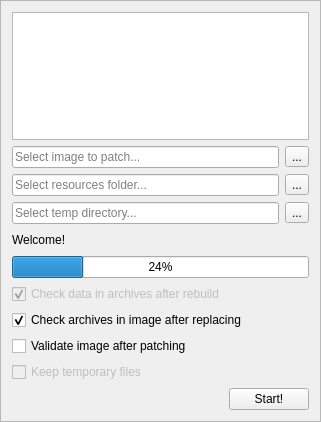
<?xml version="1.0" encoding="UTF-8"?>
<ui version="4.0">
 <class>MainFrame</class>
 <widget class="QFrame" name="MainFrame">
  <property name="geometry">
   <rect>
    <x>0</x>
    <y>0</y>
    <width>321</width>
    <height>422</height>
   </rect>
  </property>
  <property name="windowTitle">
   <string>Shattered Memories Work Patcher</string>
  </property>
  <property name="frameShape">
   <enum>QFrame::StyledPanel</enum>
  </property>
  <property name="frameShadow">
   <enum>QFrame::Raised</enum>
  </property>
  <layout class="QVBoxLayout" name="verticalLayout">
   <item>
    <widget class="QListWidget" name="actionList">
     <property name="toolTip">
      <string>PAKs to patch.</string>
     </property>
    </widget>
   </item>
   <item>
    <layout class="QHBoxLayout" name="horizontalLayout">
     <item>
      <widget class="QLineEdit" name="imagePath">
       <property name="toolTip">
        <string>Path to image file.</string>
       </property>
       <property name="placeholderText">
        <string>Select image to patch...</string>
       </property>
      </widget>
     </item>
     <item>
      <widget class="QToolButton" name="selectImageButton">
       <property name="text">
        <string>...</string>
       </property>
      </widget>
     </item>
    </layout>
   </item>
   <item>
    <layout class="QHBoxLayout" name="horizontalLayout_2">
     <item>
      <widget class="QLineEdit" name="dataPath">
       <property name="toolTip">
        <string>Path to resources folder.</string>
       </property>
       <property name="placeholderText">
        <string>Select resources folder...</string>
       </property>
      </widget>
     </item>
     <item>
      <widget class="QToolButton" name="selectDataPathButton">
       <property name="text">
        <string>...</string>
       </property>
      </widget>
     </item>
    </layout>
   </item>
   <item>
    <layout class="QHBoxLayout" name="horizontalLayout_4">
     <item>
      <widget class="QLineEdit" name="tempPath">
       <property name="placeholderText">
        <string>Select temp directory...</string>
       </property>
      </widget>
     </item>
     <item>
      <widget class="QToolButton" name="selectTempPathButton">
       <property name="text">
        <string>...</string>
       </property>
      </widget>
     </item>
    </layout>
   </item>
   <item>
    <layout class="QHBoxLayout" name="horizontalLayout_5">
     <item>
      <widget class="QLabel" name="statusLabel">
       <property name="text">
        <string>Welcome!</string>
       </property>
      </widget>
     </item>
     <item>
      <spacer name="horizontalSpacer_2">
       <property name="orientation">
        <enum>Qt::Horizontal</enum>
       </property>
       <property name="sizeHint" stdset="0">
        <size>
         <width>40</width>
         <height>20</height>
        </size>
       </property>
      </spacer>
     </item>
     <item>
      <widget class="QLabel" name="messageLabel">
       <property name="text">
        <string/>
       </property>
      </widget>
     </item>
    </layout>
   </item>
   <item>
    <widget class="QProgressBar" name="progressBar">
     <property name="value">
      <number>24</number>
     </property>
    </widget>
   </item>
   <item>
    <widget class="QCheckBox" name="checkData">
     <property name="enabled">
      <bool>false</bool>
     </property>
     <property name="text">
      <string>Check data in archives after rebuild</string>
     </property>
     <property name="checked">
      <bool>true</bool>
     </property>
    </widget>
   </item>
   <item>
    <widget class="QCheckBox" name="checkArchives">
     <property name="text">
      <string>Check archives in image after replacing</string>
     </property>
     <property name="checked">
      <bool>true</bool>
     </property>
    </widget>
   </item>
   <item>
    <widget class="QCheckBox" name="checkImage">
     <property name="text">
      <string>Validate image after patching</string>
     </property>
     <property name="checked">
      <bool>false</bool>
     </property>
    </widget>
   </item>
   <item>
    <widget class="QCheckBox" name="keepTempFiles">
     <property name="enabled">
      <bool>false</bool>
     </property>
     <property name="text">
      <string>Keep temporary files</string>
     </property>
    </widget>
   </item>
   <item>
    <layout class="QHBoxLayout" name="horizontalLayout_3">
     <item>
      <spacer name="horizontalSpacer">
       <property name="orientation">
        <enum>Qt::Horizontal</enum>
       </property>
       <property name="sizeHint" stdset="0">
        <size>
         <width>40</width>
         <height>20</height>
        </size>
       </property>
      </spacer>
     </item>
     <item>
      <widget class="QPushButton" name="startButton">
       <property name="text">
        <string>Start!</string>
       </property>
      </widget>
     </item>
    </layout>
   </item>
  </layout>
 </widget>
 <resources/>
 <connections/>
</ui>
